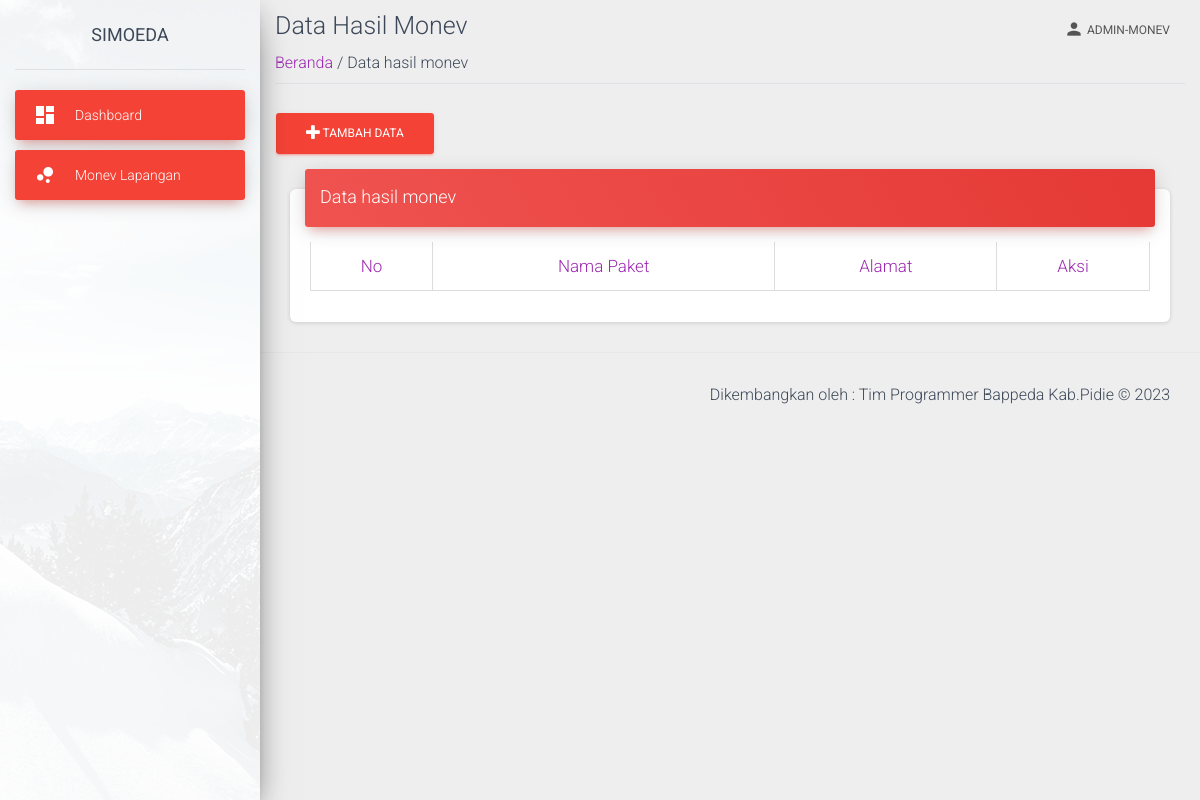
Page /view/monev.php (signed in) on the earlier database version.
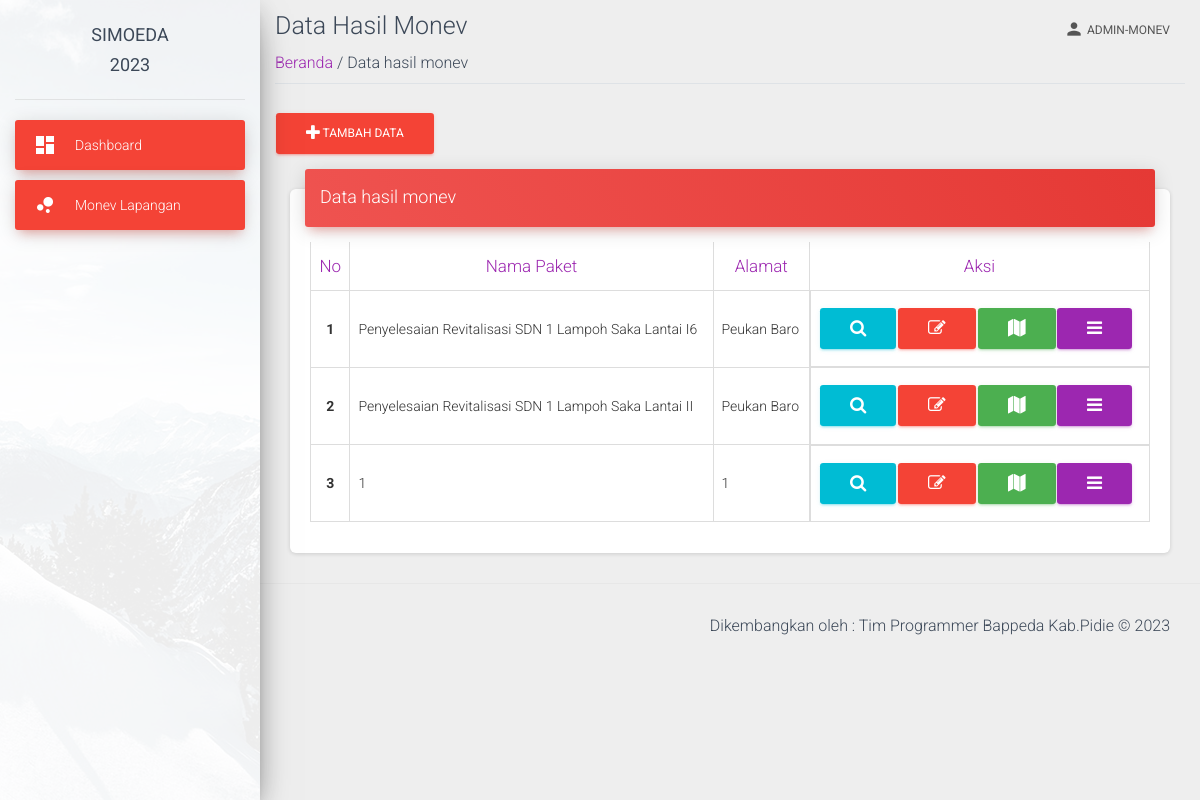
Same page on the later database version.
### tables this page shows
CREATE TABLE `tahun` (
  `id_tahun` int(11) NOT NULL,
  `tahun` varchar(255) DEFAULT NULL
);

CREATE TABLE `laporan` (
  `id_paket` int(11) NOT NULL,
  `nama_paket` varchar(255) DEFAULT NULL,
  `alamat_paket` varchar(255) DEFAULT NULL,
  `latitude` varchar(255) DEFAULT NULL,
  `longitude` varchar(255) DEFAULT NULL,
  `skpk_id` int(11) DEFAULT NULL,
  `kpa` varchar(255) DEFAULT NULL,
  `alamat_skpk` varchar(255) DEFAULT NULL,
  `nama_pa` varchar(255) DEFAULT NULL,
  `nama_bendahara` varchar(255) DEFAULT NULL,
  `nama_pptk` varchar(255) DEFAULT NULL,
  `pl_nama_1` varchar(255) DEFAULT NULL,
  `pl_instasi_asal_1` varchar(255) DEFAULT NULL,
  `pl_nama_2` varchar(255) DEFAULT NULL,
  `pl_instasi_asal_2` varchar(255) DEFAULT NULL,
  `pl_nama_3` varchar(255) DEFAULT NULL,
  `pl_instasi_asal_3` varchar(255) DEFAULT NULL,
  `pl_nama_4` varchar(255) DEFAULT NULL,
  `pl_instasi_asal_4` varchar(255) DEFAULT NULL,
  `pl_nama_5` varchar(255) DEFAULT NULL,
  `pl_instasi_asal_5` varchar(255) DEFAULT NULL,
  `nama` varchar(255) DEFAULT NULL,
  `jabatan` varchar(255) DEFAULT NULL,
  `alamat` varchar(255) DEFAULT NULL,
  `pho_nama_1` varchar(255) DEFAULT NULL,
  `pho_instasi_asal_1` varchar(255) DEFAULT NULL,
  `pho_nama_2` varchar(255) DEFAULT NULL,
  `pho_instasi_asal_2` varchar(255) DEFAULT NULL,
  `pho_nama_3` varchar(255) DEFAULT NULL,
  `pho_instasi_asal_3` varchar(255) DEFAULT NULL,
  `pho_nama_4` varchar(255) DEFAULT NULL,
  `pho_instasi_asal_4` varchar(255) DEFAULT NULL,
  `pho_nama_5` varchar(255) DEFAULT NULL,
  `pho_instasi_asal_5` varchar(255) DEFAULT NULL,
  `pho_nama_6` varchar(255) DEFAULT NULL,
  `pho_instasi_asal_6` varchar(255) DEFAULT NULL,
  `pr_nama_perusahaan` varchar(255) DEFAULT NULL,
  `pr_alamat_perusahaan` varchar(255) DEFAULT NULL,
  `pr_nama_pimpinan` varchar(255) DEFAULT NULL,
  `pr_alamat_pimpinan` varchar(255) DEFAULT NULL,
  `pr_nilai_kontrak` varchar(255) DEFAULT NULL,
  `pw_nama_perusahaan` varchar(255) DEFAULT NULL,
  `pw_alamat_perusahaan` varchar(255) DEFAULT NULL,
  `pw_nama_pimpinan` varchar(255) DEFAULT NULL,
  `pw_alamat_pimpinan` varchar(255) DEFAULT NULL,
  `pw_nilai_kontrak` varchar(255) DEFAULT NULL,
  `pf_nama_perusahaan` varchar(255) DEFAULT NULL,
  `pf_alamat_perusahaan` varchar(255) DEFAULT NULL,
  `pf_nama_pimpinan` varchar(255) DEFAULT NULL,
  `pf_nomor_kontrak` varchar(255) DEFAULT NULL,
  `pf_nilai_kontrak` varchar(255) DEFAULT NULL,
  `pf_tanggal` varchar(255) DEFAULT NULL,
  `pf_pagu` varchar(255) DEFAULT NULL,
  `pf_sumber_dana` varchar(255) DEFAULT NULL,
  `no_pho` varchar(255) DEFAULT NULL,
  `tgl_pho` varchar(255) DEFAULT NULL,
  `ha` varchar(255) DEFAULT NULL,
  `gambar_kondisi_1` varchar(255) DEFAULT NULL,
  `gambar_kondisi_2` varchar(255) DEFAULT NULL,
  `gambar_kondisi_3` varchar(255) DEFAULT NULL,
  `gambar_kondisi_4` varchar(255) DEFAULT NULL,
  `gambar_kondisi_5` varchar(255) DEFAULT NULL,
  `gambar_kondisi_6` varchar(255) DEFAULT NULL,
  `jenis_paket` int(11) DEFAULT NULL,
  `id_user` int(11) DEFAULT NULL,
  `id_tahun` int(11) DEFAULT NULL,
  `id_sumber_dana` int(11) DEFAULT NULL,
  `kecamatan_id` int(11) DEFAULT NULL
);

### view/monev.php (the view, shortened to what the changed rows need)
<?php
require('../view/template-atas-monev.php');
?>
<?php
require('../proses/koneksi.php');
$id_tahun=$_SESSION['id_tahun'];
$id_user=$_SESSION['id_user'];
$query_laporan = "SELECT * FROM laporan where id_tahun=$id_tahun and id_user=$id_user";
$result_laporan = mysqli_query($koneksi,$query_laporan);
?>
    <div class="container-fluid">
        <div class="content">
        <div class="container-fluid">
          <div class="row">
            <div class="col-md-12">
              <div class="card">
                <div class="card-body">
                  <div class="table-responsive">
                    <table class="table table-bordered" id="myTable">
                      <thead class="text-primary text-center">
                        <tr><th>
                        No
                        </th>
                        <th>
                        Nama Paket
                        </th>
                        <th>
                        Alamat
                        </th>
                        <th style="text-align: center;">
                        Aksi
                        </th>
                      </tr>
                    </thead>
                    <tbody>
                    <?php
                $noUrut=1;
				while ($row = @mysqli_fetch_assoc($result_laporan)){
					$nama_peta=$row['nama_paket'];
					$alamat_peta=$row['alamat_paket'];
				?>
                    <tr>
                        <th class="text-center" scope="row"><?php echo $noUrut++ ?></th>
                        <td><?php echo $nama_peta ?></td>
                        <td><?php echo $alamat_peta ?></td>
                        <td class="footer">
                        <form method="POST" action="data-rincian.php">
                                    <button type="submit" name="edit_paket"
                                        class="btn btn-info " title="Rincian Data">
                                        <i class="fa fa-search"></i>
                                    </button>
                                </form>
                            <form method="POST" action="data-edit.php" >
                                <button type="submit" name="edit_paket" value="Edit Data" class="btn btn-danger">
                                <i class="fa fa-edit"></i> </button>
                            </form>
                            <form method="POST" target="_blank" action="lihat_peta.php">
                                <button type="submit" name="submit_coordinates"
                                    class="btn btn-success" title="Lihat Peta">
                                    <i class="fa fa-map"></i> </button>
                            </form>
                        <div class="nav-items">
                            <a class="btn btn-primary" href="javascript:;" id="navbarDropdownProfile" data-toggle="dropdown" aria-haspopup="true" aria-expanded="false">
                            <i class="fa fa-bars"></i>
                            </a>
                        </div>
                        </td>
                    </tr>
                    <?php
					}
				?>
                </tbody>
                    </table>
                  </div>
                </div>
              </div>
            </div>
          </div>
        </div>
      </div>
    </div>
 <?php
require('../view/template-bawah-monev.php')
?>

### view/template-atas-monev.php (shortened to what the changed rows need)
<!DOCTYPE html>
<html lang="en">
<?php
require_once('../view/header.php');
require('../proses/koneksi.php');
$id_tahun=$_SESSION['id_tahun'];
$query = mysqli_query($koneksi,"SELECT * FROM tahun WHERE id_tahun='$id_tahun'");
$data = mysqli_fetch_assoc($query);
?>
<body class="">
  <div class="wrapper ">
  <div class="sidebar" data-color="danger" data-background-color="white" data-image="../assets/img/sidebar-1.jpg">
    <div class="logo"><a href="#" class="simple-text logo-normal">
      SIMOEDA
      <br>
      <?php print($data['tahun']) ?>
      </a></div>
    </div>
    <div class="main-panel">

Differences in the rows shown:
added tahun: tahun "2023"
now on this page (row edited): laporan: nama_paket "Penyelesaian Revitalisasi SDN 1 Lampoh Saka Lantai I6", alamat_paket "Peukan Baro"
now on this page (row edited): laporan: nama_paket "Penyelesaian Revitalisasi SDN 1 Lampoh Saka Lantai II", alamat_paket "Peukan Baro"
added laporan: nama_paket "1", alamat_paket "1"
